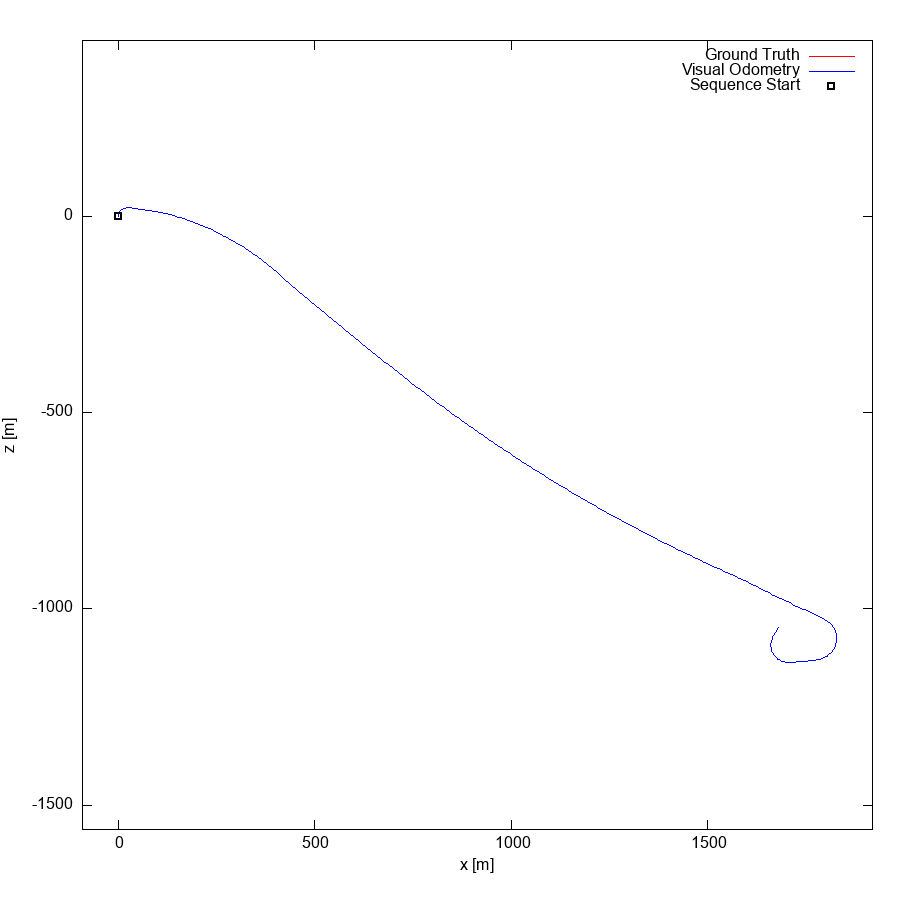

Generate this figure with gnuplot:
set term postscript eps enhanced color
set output "12.eps"
set size ratio -1
set xrange [-91:1919]
set yrange [-1562:447]
set xlabel "x [m]"
set ylabel "z [m]"
plot "12.txt" using 1:2 lc rgb "#FF0000" title 'Ground Truth' w lines,"12.txt" using 3:4 lc rgb "#0000FF" title 'Visual Odometry' w lines,"< head -1 12.txt" using 1:2 lc rgb "#000000" pt 4 ps 1 lw 2 title 'Sequence Start' w points
